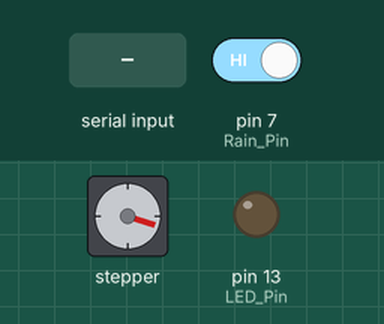
Recording of a sketch running on a simulated Arduino Uno, built with avr-gcc and run on an emulated ATmega328P. Shown: stepper motor, output pins drawn as LEDs (lit = HIGH). Wiring (inferred from the names in the program): stepper motor (2048 steps per turn assumed): coils pin 11, pin 10, pin 9, pin 8. The test bench sets the inputs (shaded band); at power-on: pin 7 (Rain_Pin) HIGH. Pins used as bus, display or sensor lines are not drawn; what the sketch prints to the serial monitor is not drawn.

Above: at 6.0 s.
6.1 s: pin 7 (Rain_Pin) driven LOW
At 7.09 s:
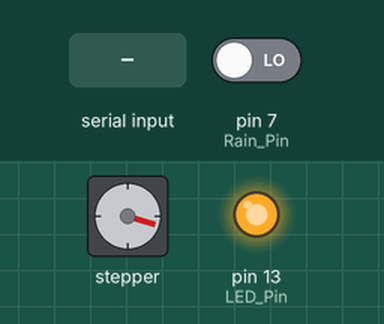
At 7.69 s:
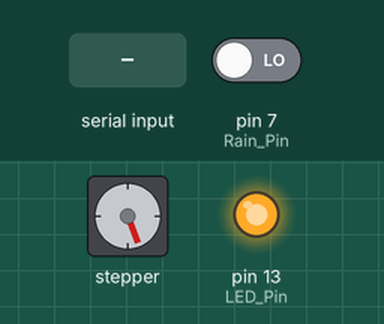
9.6 s: "^" received over Serial
11.3 s: pin 7 (Rain_Pin) driven HIGH
At 12.04 s:
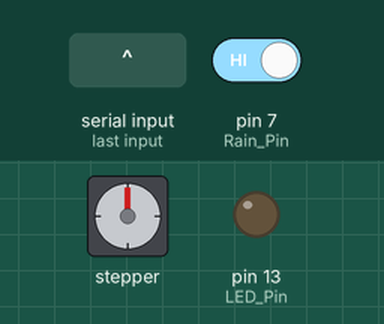
Timing chart, 0 to 16.3 s (numbered marks = the images above; inputs shaded):
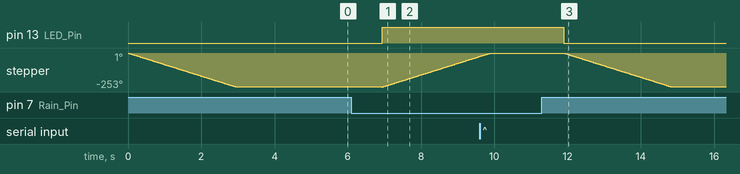

The sketch:

code.ino
```cpp
// (licence header left out)
#define Rain_Pin 7  // 雨滴传感器管脚,低电平，有雨滴
#define LED_Pin 13  // LED管脚

const int IN1 = 11;
const int IN2 = 10;
const int IN3 = 9;
const int IN4 = 8;

const char tab1[] = {
  0x01, 0x03, 0x02, 0x06, 0x04, 0x0c, 0x08, 0x09
};
const char tab2[] = {
  0x01, 0x09, 0x08, 0x0c, 0x04, 0x06, 0x02, 0x03
};

int incomingByte = 0;             // 接收到的 data byte
String inputString = "";          // 用来储存接收到的内容
boolean newLineReceived = false;  // 前一次数据结束标志
boolean startBit = false;         //协议开始标志
boolean CHUANG_flag = false;      //0表示关窗 1-表示开窗
int flag = 0;

String returntemp = "";  //存储返回值
int g_Rain = 0;
int g_RainThreshold = 50;

/*printf格式化字符串初始化*/
int serial_putc(char c, struct __file*) {
  Serial.write(c);
  return c;
}
void printf_begin(void) {
  fdevopen(&serial_putc, 0);
}
/**
* Function       setup
* @author        jeiker
* @date          2024.06.04
* @brief         初始化配置
* @param[in]     void
* @retval        void
* @par History   无
*/
void setup() {
  //-------------------步进电机控制管脚-------------
  pinMode(IN1, OUTPUT);
  pinMode(IN2, OUTPUT);
  pinMode(IN3, OUTPUT);
  pinMode(IN4, OUTPUT);
  //------------------------------------------------
  //---------雨滴传感器接收端口-------------------
  pinMode(Rain_Pin, INPUT);  //输入管脚
                             //---------------------------------------------
  pinMode(LED_Pin, OUTPUT);
  digitalWrite(LED_Pin, LOW);

  Serial.begin(9600);  //波特率9600 （WIFI通讯设定波特率）
  printf_begin();      //初始化printf
}

void ctlStepMotor(int angle, char speeds) {
  for (int j = 0; j < abs(angle); j++) {
    if (angle > 0) {
      for (int i = 0; i < 8; i++) {
        digitalWrite(IN1, ((tab1[i] & 0x01) == 0x01 ? true : false));
        digitalWrite(IN2, ((tab1[i] & 0x02) == 0x02 ? true : false));
        digitalWrite(IN3, ((tab1[i] & 0x04) == 0x04 ? true : false));
        digitalWrite(IN4, ((tab1[i] & 0x08) == 0x08 ? true : false));
        delay(speeds);
      }
    } else {
      for (int i = 0; i < 8; i++) {
        digitalWrite(IN1, ((tab2[i] & 0x01) == 0x01 ? true : false));
        digitalWrite(IN2, ((tab2[i] & 0x02) == 0x02 ? true : false));
        digitalWrite(IN3, ((tab2[i] & 0x04) == 0x04 ? true : false));
        digitalWrite(IN4, ((tab2[i] & 0x08) == 0x08 ? true : false));
        delay(speeds);
      }
    }
  }
}
void StepMotorStop() {
  digitalWrite(IN1, 0);
  digitalWrite(IN2, 0);
  digitalWrite(IN3, 0);
  digitalWrite(IN4, 0);
}
/**
* Function       loop
* @author        jeiker
* @date          2024.06.04
* @brief         根据收到的协议设置火焰报警大小并决定是否报警，最后返回数据协议包
* @param[in]     void
* @retval        void
* @par History   无
*/
void loop() {
  g_Rain = digitalRead(Rain_Pin);  //读取雨滴传感器数值
  if (g_Rain == 0)                 //检测到雨滴
  {
    digitalWrite(LED_Pin, HIGH);   //LED点亮
    Serial.print("$RAIN-0-X-0#");  //关窗
    if (CHUANG_flag == true)       //如果为开窗状态
    {
      //开启关窗动作
      ctlStepMotor(360, 1);
      StepMotorStop();
      CHUANG_flag = false;  //关窗完成
    }
  } else  //没有检测到雨滴
  {
    digitalWrite(LED_Pin, LOW);  //LED不亮
    Serial.print("$RAIN-0-X-1#");
    if (CHUANG_flag == false)  //如果为关窗状态
    {
      //开启开窗动作
      ctlStepMotor(-360, 1);
      StepMotorStop();
      CHUANG_flag = true;  //开窗完成
    }
  }
  while (newLineReceived) {
    //        Serial.println(inputString);
    if (inputString.indexOf("RAIN") == -1)  //如果要检索的字符串值“FIRE”没有出现
    {
      returntemp = "$RAIN-2#";   //返回不匹配
      Serial.print(returntemp);  //返回协议数据包
      inputString = "";          // clear the string
      newLineReceived = false;   // 前一次数据结束标志
      break;
    }
    // $RAIN-2-X-X^
    int i = inputString.indexOf("^", 7);  //从接收到的数据中以第8位为起始位置检索字符串“-”的位置

    if (i > 0)  //如果检索到了
    {
      String temp = inputString.substring(6);  //提取字符串中介于指定下标9到i之间的字符赋值给temp
      flag = temp.toInt();                     //将字符串temp转为整型赋值给g_GSThreshold
                                               // Serial.println(flag);
      if (flag == 2)                           //开窗
      {
        digitalWrite(LED_Pin, LOW);  //LED不亮
        Serial.print("$RAIN-0-1-1#");
        if (CHUANG_flag == false)  //如果为关窗状态
        {
          //开启开窗动作
          ctlStepMotor(-360, 1);
          StepMotorStop();
          CHUANG_flag = true;  //开窗完成
        }
      } else if (flag == 3)  //关窗
      {
        digitalWrite(LED_Pin, HIGH);   //LED点亮
        Serial.print("$RAIN-0-1-0#");  //关窗
        if (CHUANG_flag == true)       //如果为开窗状态
        {
          //开启关窗动作
          ctlStepMotor(360, 1);
          StepMotorStop();
          CHUANG_flag = false;  //关窗完成
        }
      }
    }
    inputString = "";  // clear the string
    newLineReceived = false;
  }
  delay(2000);
}
/**
* Function       serialEvent
* @author        jeiker
* @date          2024.06.04
* @brief         串口接收中断
* @param[in]     void
* @retval        void
* @par History   无
*/
void serialEvent() {
  while (Serial.available())  //如果串口接收到数据则进入循环
  {
    incomingByte = Serial.read();  //一个字节一个字节地读，下一句是读到的放入字符串数组中组成一个完成的数据包
    if (incomingByte == '$')       //如果到来的字节是'$'，开始读取
    {
      startBit = true;
    }
    if (startBit == true) {
      inputString += (char)incomingByte;  // 全双工串口可以不用在下面加延时，半双工则要加的//
    }
    if (incomingByte == '^')  //如果到来的字节是'^'，读取结束
    {
      newLineReceived = true;
      startBit = false;
    }
  }
}
```

Measured:
- after the input at 11.3 s, pin 13 (LED_Pin): HIGH → LOW after 0.59 s; stepper: turns 252° counter-clockwise in 2.9 s, starting after 0.62 s
- by itself, stepper: turns 252° counter-clockwise in 2.9 s
